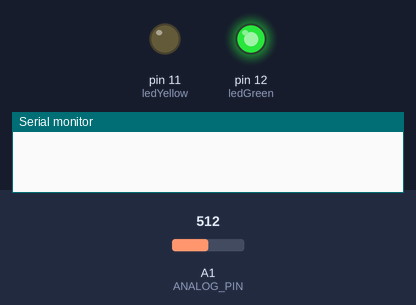
The sketch below on a simulated Arduino Mega 2560, built with avr-gcc and run on an emulated ATmega2560. Shown: output pins drawn as LEDs (lit = HIGH), the last lines printed to the serial monitor. The test bench sets the inputs (shaded band); at power-on: A1 (ANALOG_PIN) = 512.

Above: at 0.5 s.
At 4.34 s:
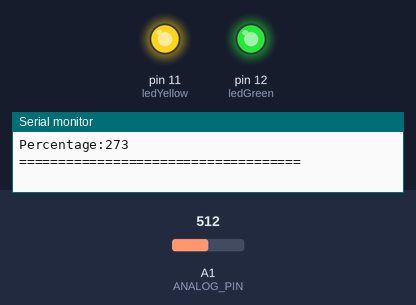
Timing chart, 0 to 7.4 s (numbered marks = the images above):
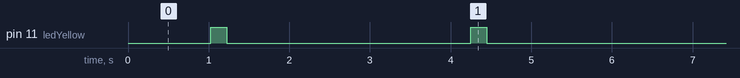

Measured:
- by itself, pin 11 (ledYellow): alternates HIGH for 0.20 s and LOW for 3.0 s

The sketch:

water-master.ino
```cpp
#define ANALOG_PIN A1
#define VREF 5000 // ADC's reference voltage on your Arduino,typical value:5000mV
#define PRINT_INTERVAL 0
#define FULLLEVEL 1205    // 100 %
#define EMPTYLEVEL 460   // 0 %
#define comSerial Serial1

int16_t dataVoltage;
float dataCurrent, total, average;
unsigned long timepoint_measure;
int counter;
int percentage;
char cstr[16];

// Initialize LED Pins
int ledGreen = 12;
int ledYellow = 11;

void setup()
{
  Serial.begin(9600);
  comSerial.begin(4800);
  pinMode(ANALOG_PIN, INPUT);
  timepoint_measure = millis();

  // LED
  pinMode(ledGreen, OUTPUT);
  pinMode(ledYellow, OUTPUT);
  digitalWrite(ledGreen, HIGH);

  counter = 0;
  total = 0;
}


void loop()
{
  // Turn the LED on
  digitalWrite(ledYellow, LOW);

  if (millis() - timepoint_measure > PRINT_INTERVAL) {
    counter++;
    timepoint_measure = millis();

    dataVoltage = analogRead(ANALOG_PIN)/ 1024.0 * VREF;
    dataCurrent = dataVoltage / 120.0; //Sense Resistor:120ohm

    total = total + dataVoltage;

  }

  // Only send every 1000
  if (counter == 1000) {
    digitalWrite(ledYellow, HIGH);
    delay(200);
    digitalWrite(ledYellow, LOW);

    // Calculation
    average = total/counter;
    percentage = (average-EMPTYLEVEL)/(FULLLEVEL - EMPTYLEVEL) * 100;
    itoa(percentage, cstr, 10);

    // Print some debug data
    Serial.print("Percentage:");
    Serial.println(percentage);
    Serial.println("====================================");

    // Send the data
    String test =  percentage +",";
    comSerial.write(percentage);

    // Reset the counter
    counter = 0;
    total = 0;
    delay(2000);
  }
}
```
